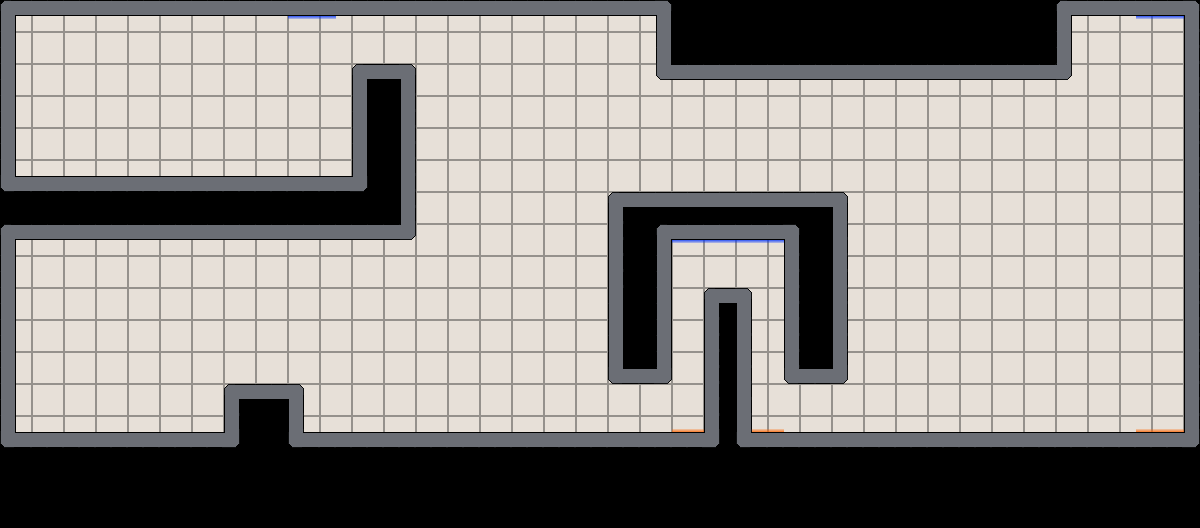

This game map was drawn from its Tiled (.tmx) file and the tilesets committed beside it. A one-line description and the trimmed map source follow:
An orthogonal 75x33 tile map with 16x16 px tiles, 3 tile layers (background, walls, gravTiles) and 1 object (spawnPoint1).

<map version="1.0" orientation="orthogonal" width="75" height="33" tilewidth="16" tileheight="16">
 <tileset firstgid="1" name="interiorTileset" tilewidth="16" tileheight="16">
  <image source="interiorTileset.png" trans="ff00ff" width="112" height="48" />
 </tileset>
 <layer name="background" width="75" height="33">
  <data>[2475 cells, 2475 non-empty, 5 distinct tile ids]</data>
 </layer>
 <layer name="walls" width="75" height="33">
  <data>[2475 cells, 366 non-empty, 8 distinct tile ids]</data>
 </layer>
 <layer name="gravTiles" width="75" height="33">
  <data>[2475 cells, 20 non-empty, 2 distinct tile ids]</data>
 </layer>
 <objectgroup name="spawnPoint" width="75" height="33">
  <object name="spawnPoint1" x="73" y="282" />
 </objectgroup>
</map>